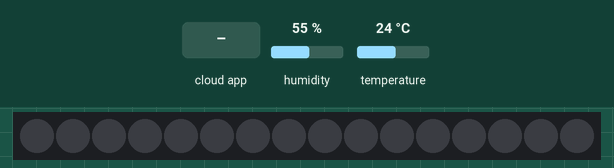
Recording of a sketch running on a simulated ESP8266 (NodeMCU). Parts: 16 RGB LEDs in strip order, left to right. Inputs (shaded band) come from the test bench; at power-on: humidity 55 %, temperature 24 °C. WiFi joins after 1.5 s; servers stay silent unless stated; what the sketch prints to the serial monitor is not drawn.

Above: at 2.7 s.
2.8 s: the phone or cloud app sets 672406dba5ea880b6cb69997 to 1
At 3.4 s:
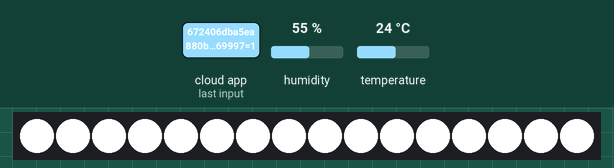
4.3 s: the phone or cloud app sets 672406dba5ea880b6cb69997 to 0
At 5.7 s:
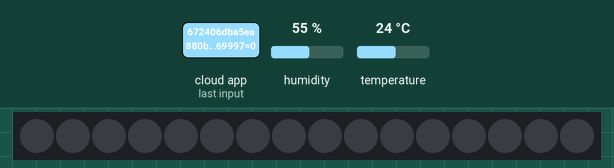
Timing chart, 0 to 7.3 s (numbered marks = the images above; inputs shaded):
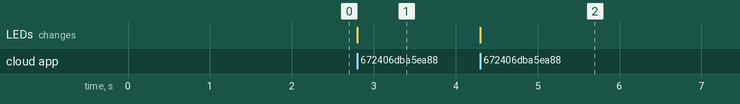

Measured:
- after the input at 2.8 s, the LEDs: change at once (image 1)
- after the input at 4.3 s, the LEDs: change at once (image 2)

The sketch:

led_neopixel_alexa_nodemcu.ino
```cpp
#include <Adafruit_NeoPixel.h>  // Librería para NeoPixel
#include "DHT.h"                // Librería DHT
#include "SinricPro.h"
#include "SinricProTemperaturesensor.h"
#include "SinricProLight.h"     // Librería para dispositivos tipo Light

#define WIFI_SSID         "your_ssid"
#define WIFI_PASS         "your_pass"
#define APP_KEY           "918803be-52e7-406b-9ce5-e66c9d055acc"
#define APP_SECRET        "36fa3a7f-22d4-4b4d-86a8-7913b825f467-dbcdb86a-124e-4a9a-ad75-a18121413b2e"
#define TEMP_SENSOR_ID    "672394a0a5ea880b6cb64cef"
#define NEOPIXEL_ID       "672406dba5ea880b6cb69997"  // ID del NeoPixel en SinricPro
#define DHT_PIN           D6
#define NEOPIXEL_PIN      D1  // Pin donde está conectado el anillo NeoPixel
#define BAUD_RATE         115200
#define EVENT_WAIT_TIME   60000

#define DHT_TYPE          DHT11
DHT dht(DHT_PIN, DHT_TYPE);

Adafruit_NeoPixel strip = Adafruit_NeoPixel(16, NEOPIXEL_PIN, NEO_GRB + NEO_KHZ800); // NeoPixel de 16 LEDs

float temperature;
float humidity;
float lastTemperature;
float lastHumidity;
unsigned long lastEvent = (-EVENT_WAIT_TIME);
bool sensorPowerState = true;  // El estado inicial del sensor está encendido
int currentBrightness = 100;   // Brillo inicial al 100%

// Función para controlar el estado de encendido/apagado del sensor DHT
bool onPowerStatesensor(const String &deviceId, bool &state) {
  return true; // request handled properly
}

// Función para controlar el estado de encendido/apagado del NeoPixel
bool onLightPowerState(const String &deviceId, bool &state) {
  Serial.printf("NeoPixel turned %s (via SinricPro)\r\n", state ? "on" : "off");

  if (state) {
    // Encender todos los LEDs en color blanco
    for (int i = 0; i < strip.numPixels(); i++) {
      strip.setPixelColor(i, strip.Color(255 * currentBrightness / 100, 255 * currentBrightness / 100, 255 * currentBrightness / 100));  // Blanco con brillo ajustado
    }
    strip.show();
  } else {
    // Apagar los LEDs
    strip.clear();
    strip.show();
  }

  return true;
}

// Función para cambiar el color del NeoPixel usando SinricPro
bool onLightSetColor(const String &deviceId, byte r, byte g, byte b) {
  Serial.printf("Setting NeoPixel color to RGB(%d, %d, %d)\r\n", r, g, b);

  // Cambiar el color de todos los LEDs al color recibido con el brillo actual
  for (int i = 0; i < strip.numPixels(); i++) {
    strip.setPixelColor(i, strip.Color(r * currentBrightness / 100, g * currentBrightness / 100, b * currentBrightness / 100));
  }
  strip.show();

  return true;  // Indica que el comando fue procesado correctamente
}

// Función para cambiar el brillo del NeoPixel usando SinricPro
bool onLightSetBrightness(const String &deviceId, int &brightness) {
  Serial.printf("Setting NeoPixel brightness to %d%%\r\n", brightness);

  currentBrightness = brightness;  // Actualizar el brillo actual

  // Reaplicar el color actual de los LEDs con el nuevo brillo
  uint32_t color = strip.getPixelColor(0);  // Obtener el color del primer LED (como referencia)
  byte r = (color >> 16) & 0xFF;
  byte g = (color >> 8) & 0xFF;
  byte b = color & 0xFF;

  for (int i = 0; i < strip.numPixels(); i++) {
    strip.setPixelColor(i, strip.Color(r * currentBrightness / 100, g * currentBrightness / 100, b * currentBrightness / 100));
  }
  strip.show();

  return true;  // Indica que el comando fue procesado correctamente
}

void handleTemperaturesensor() {
  // Verificar si el sensor está encendido
  if (!sensorPowerState) return;

  unsigned long actualMillis = millis();
  if (actualMillis - lastEvent < EVENT_WAIT_TIME) return;

  temperature = dht.readTemperature();
  humidity = dht.readHumidity();

  if (isnan(temperature) || isnan(humidity)) {
    Serial.println("DHT reading failed!");
    return;
  }

  if (temperature == lastTemperature && humidity == lastHumidity) return;

  SinricProTemperaturesensor &mySensor = SinricPro[TEMP_SENSOR_ID];
  bool success = mySensor.sendTemperatureEvent(temperature, humidity);
  if (success) {
    Serial.printf("Temperature: %2.1f Celsius\tHumidity: %2.1f%%\r\n", temperature, humidity);
  } else {
    Serial.println("Something went wrong...could not send Event to server!");
  }

  lastTemperature = temperature;
  lastHumidity = humidity;
  lastEvent = actualMillis;
}

void setupWiFi() {
  Serial.print("[Wifi]: Connecting");
  WiFi.begin(WIFI_SSID, WIFI_PASS);

  while (WiFi.status() != WL_CONNECTED) {
    Serial.print(".");
    delay(250);
  }
  IPAddress localIP = WiFi.localIP();
  Serial.printf("connected!\r\n[WiFi]: IP-Address is %d.%d.%d.%d\r\n", localIP[0], localIP[1], localIP[2], localIP[3]);
}

void setupSinricPro() {
  SinricProTemperaturesensor &mySensor = SinricPro[TEMP_SENSOR_ID];
 // mySensor.onPowerState(onPowerStatesensor);   // Asignar callback para encender/apagar el sensor DHT

  SinricProLight &myLight = SinricPro[NEOPIXEL_ID];  // Configurar dispositivo NeoPixel
  myLight.onPowerState(onLightPowerState);           // Asignar callback para encender/apagar el NeoPixel
  myLight.onColor(onLightSetColor);                  // Asignar callback para cambiar el color
  myLight.onBrightness(onLightSetBrightness);        // Asignar callback para cambiar el brillo

  SinricPro.onConnected([]() {
    Serial.println("Connected to SinricPro");
  });

  SinricPro.onDisconnected([]() {
    Serial.println("Disconnected from SinricPro");
  });

  SinricPro.begin(APP_KEY, APP_SECRET);
}

void setup() {
  Serial.begin(BAUD_RATE);
  Serial.println("\r\n\r\n");

  dht.begin();
  strip.begin();  // Inicializar NeoPixel
  strip.clear();  // Apagar NeoPixel inicialmente
  strip.show();

  setupWiFi();
  setupSinricPro();
}

void loop() {
  SinricPro.handle();
  handleTemperaturesensor();
}
```
